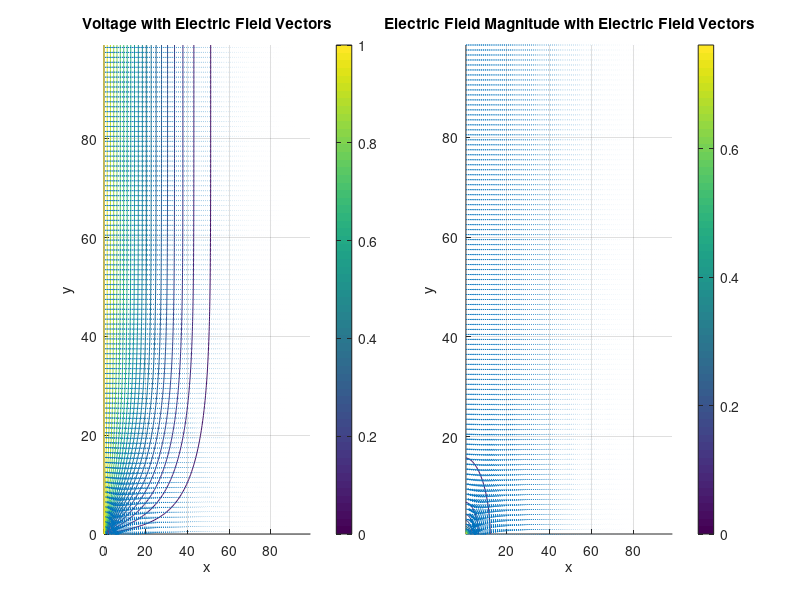

Recreate this plot in MATLAB.
function [] = pa()
clear
clc
close all
warning off

sim.nx = 100;
sim.ny = 100;
sim.iter = 1000;
sim.dx = 1;
sim.delay = 0.001;
sim.movie = false;
sim.useimboxfilt = true;

board = intializeBoard(sim);
board.set(:,1) = true;
%board.set(:,sim.nx) = true;
board.set(1,:) = true;
board.V(:,1) = 1;

runSimulation(board,sim)
end

function [board] = calcE(board,sim)
board.Ex = zeros(sim.ny-1,sim.nx-1);
board.Ey = zeros(sim.ny-1,sim.nx-1);
for n = 1:(sim.ny-1)
    for m = 1:(sim.nx-1)
        board.Ex(n,m) = -(board.V(n+1,m+1) + board.V(n,m+1) - board.V(n+1,m) - board.V(n,m))/(2*sim.dx);
        board.Ey(n,m) = -(board.V(n+1,m+1) + board.V(n+1,m) - board.V(n,m+1) - board.V(n,m))/(2*sim.dx);
    end
end
board.EMag = sqrt(board.Ex.^2 + board.Ey.^2);
end

function [board] = intializeBoard(sim)
board.V = zeros(sim.ny,sim.nx);
board.set = false(sim.ny,sim.nx);
end

function [] = runSimulation(board,sim)
board = calcE(board,sim);
plt = setupPlot(board,sim);
for n = 1:sim.iter
    if sim.useimboxfilt
        board = performIteration2(board);
    else
        board = performIteration(board);
    end
    if sim.movie
        board = updatePlot(board,plt,sim);
        pause(sim.delay);
    end
end
if ~sim.movie
    updatePlot(board,plt,sim);
end
end

function [board] = updatePlot(board,plt,sim)
board = calcE(board,sim);
set(plt.plotV,'ZData',board.V);
set(plt.plotE,'UData',board.Ex,'VData',board.Ey);
set(plt.plotEMag,'ZData',board.EMag);
set(plt.plotE2,'UData',board.Ex,'VData',board.Ey);
end

function [plt] = setupPlot(board,sim)
x = (0:(sim.nx-1))*sim.dx;
y = (0:(sim.ny-1))*sim.dx;
[X,Y] = meshgrid(x,y);

Ex = ((0:(sim.nx-2))+0.5)*sim.dx;
Ey = ((0:(sim.ny-2))+0.5)*sim.dx;
[EX,EY] = meshgrid(Ex,Ey);

plt.fig = figure('units','normalized','outerposition',[0 0 1 1]);

plt.ax = subplot(1, 2, 1, 'Parent', plt.fig);
hold(plt.ax, 'on');
[~,plt.plotV] = contour(plt.ax,X,Y,board.V,20);
colorbar(plt.ax);
plt.plotE = quiver(plt.ax,EX,EY,board.Ex,board.Ey,10);
xlabel(plt.ax,'x');
ylabel(plt.ax,'y');
title(plt.ax,'Voltage with Electric Field Vectors');
grid(plt.ax,'on');

plt.ax2 = subplot(1, 2, 2, 'Parent', plt.fig);
hold(plt.ax2, 'on');
[~,plt.plotEMag] = contour(plt.ax2,EX,EY,board.EMag,20);
colorbar(plt.ax2);
plt.plotE2 = quiver(plt.ax2,EX,EY,board.Ex,board.Ey,10);
xlabel(plt.ax2,'x');
ylabel(plt.ax2,'y');
title(plt.ax2,'Electric Field Magnitude with Electric Field Vectors');
grid(plt.ax2,'on');
end

function [board] = performIteration2(board)
newV = imboxfilt(board.V,3);
board.V(~board.set) = newV(~board.set);
end

function [board] = performIteration(board)
newV = zeros(size(board.V));
for n = 1:size(board.V,1)
    for m = 1:size(board.V,2)
        if n == 1 || n == size(board.V,1) || m == 1 || m == size(board.V,2)
            if board.set(n,m)
                newV(n,m) = board.V(n,m);
            else
                if n == 1
                    newV(n,m) = board.V(n+1,m);
                elseif n == size(board.V,1)
                    newV(n,m) = board.V(n-1,m);
                elseif m == 1
                    newV(n,m) = board.V(n,m+1);
                elseif m == size(board.V,2)
                    newV(n,m) = board.V(n,m-1);
                end
            end
        else
            if board.set(n,m)
                newV(n,m) = board.V(n,m);
            else
                newV(n,m) = (board.V(n-1,m)+board.V(n+1,m)+board.V(n,m-1)+board.V(n,m+1))/4;
            end
        end
    end
end
board.V = newV;
end